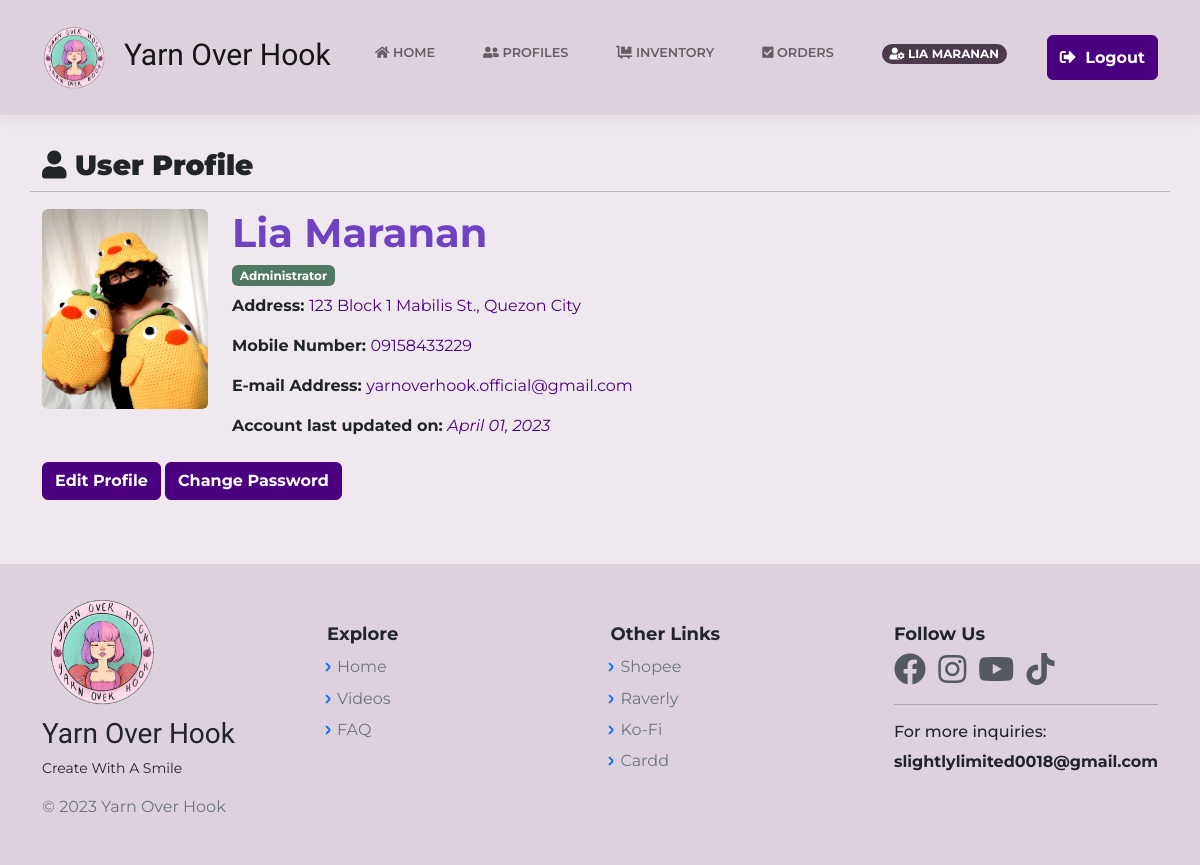
The page /UserProfileAdmin.php (signed in) on the database as committed earlier.
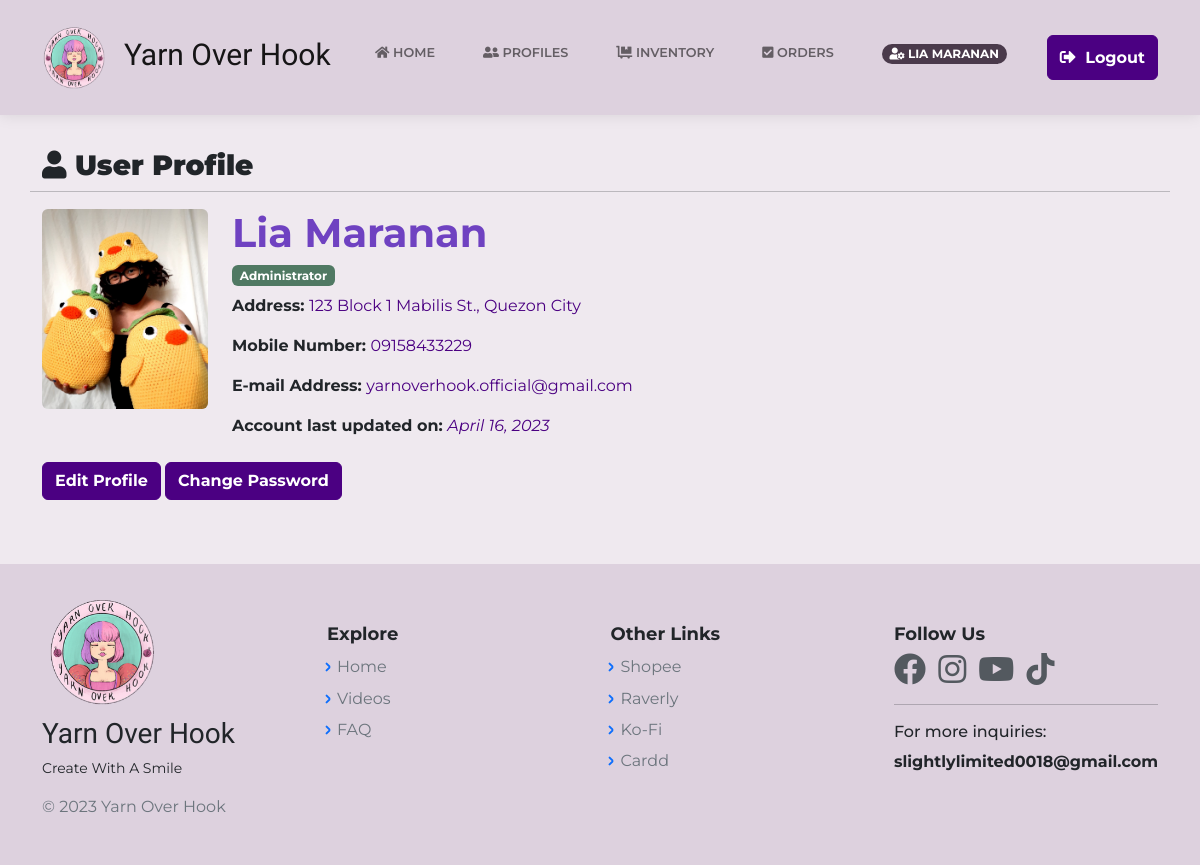
The same page on the database as committed later.
### tables this page shows
CREATE TABLE `register` (
  `id` bigint(20) NOT NULL,
  `cust_name` varchar(60) NOT NULL,
  `cust_avatar` varchar(255) NOT NULL,
  `cust_email` varchar(60) DEFAULT NULL,
  `cust_pass` varchar(255) NOT NULL,
  `cust_reg` varchar(60) NOT NULL,
  `cust_city` varchar(50) NOT NULL,
  `cust_zip` int(10) NOT NULL,
  `cust_ig` varchar(255) NOT NULL,
  `cust_phone` varchar(50) NOT NULL,
  `login_id` bigint(12) NOT NULL,
  `date` timestamp NOT NULL DEFAULT current_timestamp() ON UPDATE current_timestamp(),
  `user_rank` varchar(20) NOT NULL DEFAULT 'user',
  `cust_address` varchar(160) NOT NULL,
  `cust_status` int(11) NOT NULL,
  `login_attempt` int(11) NOT NULL,
  `otp` int(11) NOT NULL,
  `verify_token` varchar(60) NOT NULL
);

### UserProfileAdmin.php (the view, shortened to what this page needs)
<?php
    include("includes/dbh.inc.php");
    require 'layouts/Header.php';
    if(isset($_SESSION['login_id'])) {
		$id = mysqli_real_escape_string($con, $_SESSION['login_id']);
		$item = "SELECT * FROM register WHERE login_id = $id AND user_rank = 'admin'";
		$result = mysqli_query($con, $item);
		$user = mysqli_fetch_assoc($result);
	}
?>
<body class="d-flex flex-column min-vh-100">
<?php require 'layouts/nav.php';?>
    <div class="container my-5">
        <?php if($user): ?>
        <div class="row my-3">
            <h3 style="font-weight:bold;"><strong> <i class="fas fa-user"></i> User Profile </strong></h3><hr>
            <div class="col-md-2">
                <img class="img-fluid rounded avatar-fit" src="<?php echo $user['cust_avatar'] ?>" title="<?php echo $user['cust_name'] ?>" alt="<?php echo $user['cust_name'] ?>">
            </div>
            <div class="col-md-10">
                <h1 style="font-weight:bold;color: rgb(111, 66, 193);"> <?php echo $user['cust_name'] ?> </h1>
                <h6 style="font-weight:bold;"> <span class="badge" style="background-color:#507963;"> Administrator </span></h6>
                <p style="font-weight:bold;"> Address: <span style="font-weight:lighter;color:indigo;"> <?php echo $user['cust_address'] ?></span> </p>
                <p style="font-weight:bold;"> Mobile Number: <span style="font-weight:lighter;color:indigo;"><?php echo $user['cust_phone'] ?></span> </p>
                <p style="font-weight:bold;"> E-mail Address: <span style="font-weight:lighter;color:indigo;"><?php echo $user['cust_email'] ?></span> </p>
                <p style="font-weight:bold;"> Account last updated on: <i> <span style="font-weight:lighter;color:indigo;"><?php echo date("F d, Y", strtotime($user['date'])); ?></span></i></p>
            </div>
            <div class="float-end mt-2">
                <a class="btn btn-dark" href="UserProfileAdminEdit.php" role="button" style="border-color:indigo;background-color:indigo;font-weight:bold;"> Edit Profile </a>
                <a class="btn btn-dark" href="ChangePasswordAdmin.php" role="button" style="border-color:indigo;background-color:indigo;font-weight:bold;"> Change Password </a>
            </div>
        </div>
        <?php else: ?>
                <div class="container my-5">
                    <h2> Oops.. Page not found. Please try again. </h2>
                </div>
        <?php endif ?>
    </div>
<?php require 'layouts/Footer.php';?>

Rows that differ between the two databases and show on the page:
changed register "Lia Maranan": date "April 01, 2023" → "April 16, 2023"
